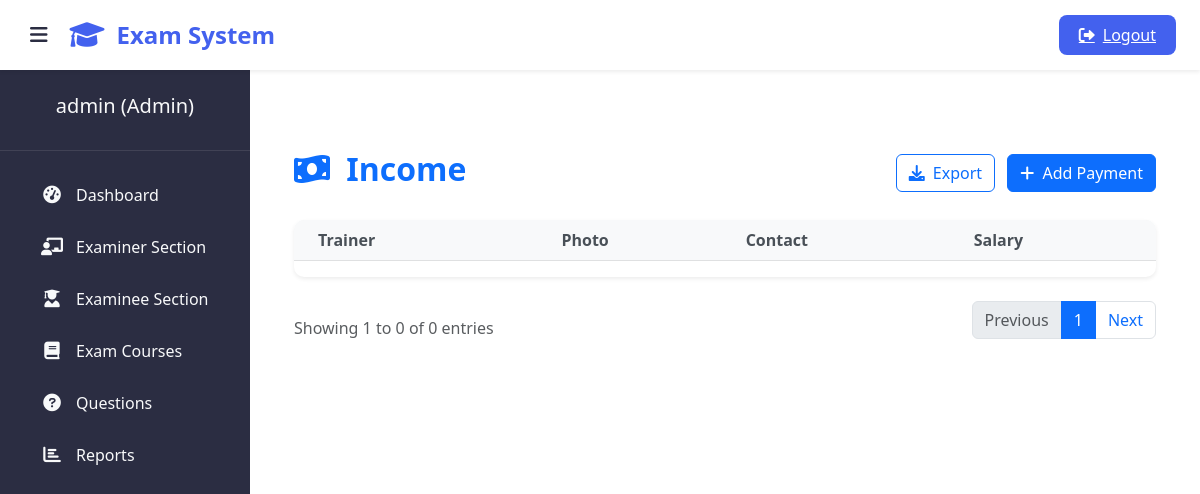
The app's page /admin-view-teacher-salary (signed in), older data.
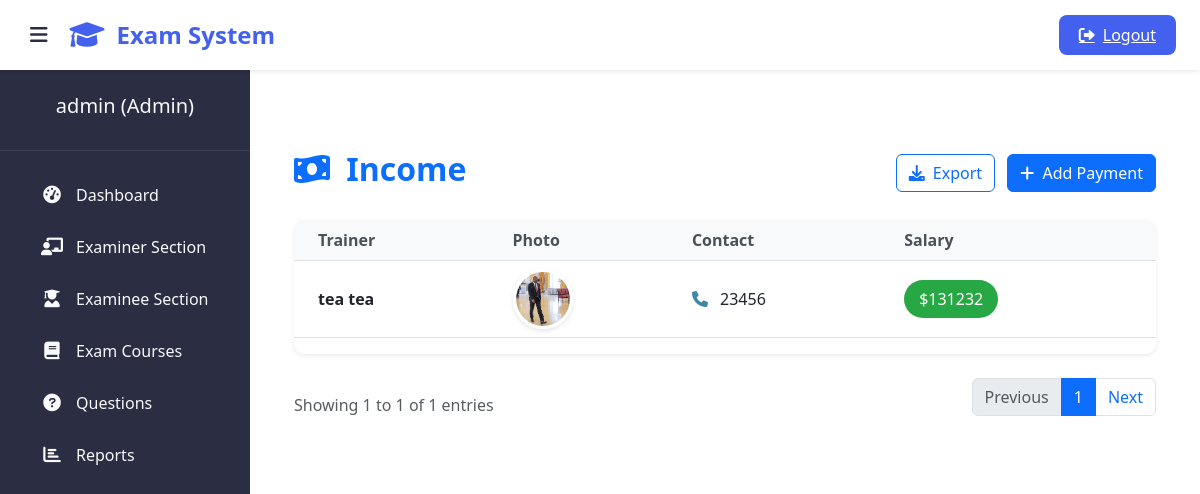
The same page, newer data.
### teacher/models.py (models this page shows, shortened)
class Teacher(models.Model):
    user=models.OneToOneField(User,on_delete=models.CASCADE)
    profile_pic= models.ImageField(upload_to='profile_pic/Teacher/',null=True,blank=True)
    address = models.CharField(max_length=40)
    mobile = models.CharField(max_length=20,null=False)
    status= models.BooleanField(default=False)
    salary=models.PositiveIntegerField(null=True)
    department = models.CharField(max_length=100)
    @property
    def get_name(self):
        return self.user.first_name+" "+self.user.last_name

### exam/views.py (the view)
# urls.py: path('admin-view-teacher-salary', views.admin_view_teacher_salary_view,name='admin-view-teacher-salary'),
@login_required(login_url='adminlogin')
def admin_view_teacher_salary_view(request):
    teachers= TMODEL.Teacher.objects.all().filter(status=True)
    return render(request,'exam/admin_view_teacher_salary.html',{'teachers':teachers})

### templates/exam/admin_view_teacher_salary.html (shortened to what this page needs)
{% extends 'exam/adminbase.html' %}
{% block content %}
{%load static%}
<head>
  <link href="https://cdn.jsdelivr.net/npm/bootstrap@5.3.0/dist/css/bootstrap.min.css" rel="stylesheet">
  <link rel="stylesheet" href="https://cdnjs.cloudflare.com/ajax/libs/font-awesome/6.0.0/css/all.min.css">
</head>
<div class="container py-5">
  <div class="d-flex justify-content-between align-items-center mb-4">
    <h2 class="fw-bold text-primary"><i class="fas fa-money-bill-wave me-2"></i> Income</h2>
    <div>
      <button class="btn btn-outline-primary me-2"><i class="fas fa-download me-1"></i> Export</button>
      <button class="btn btn-primary"><i class="fas fa-plus me-1"></i> Add Payment</button>
    </div>
  </div>
  <div class="table-responsive bg-white shadow-sm rounded-lg">
    <table class="table table-hover align-middle">
      <thead class="table-light">
        <tr>
          <th class="ps-4">Trainer</th>
          <th>Photo</th>
          <th>Contact</th>
          <th>Salary</th>
        </tr>
      </thead>
      <tbody>
        {% for t in teachers %}
        <tr>
          <td class="ps-4 fw-semibold">{{t.get_name}}</td>
          <td>
            <img src="{% static t.profile_pic.url %}" alt="Profile" class="teacher-img">
          </td>
          <td class="contact-info">
            <div><i class="fas fa-phone"></i> {{t.mobile}}</div>
          </td>
          <td>
            <span class="salary-badge text-white">${{t.salary}}</span>
          </td>
        </tr>
        {% endfor %}
      </tbody>
    </table>
  </div>
  <div class="d-flex justify-content-between align-items-center mt-4">
    <div class="text-muted">
      Showing 1 to {{ teachers|length }} of {{ teachers|length }} entries
    </div>
    <nav aria-label="Page navigation">
      <ul class="pagination">
        <li class="page-item disabled">
          <a class="page-link" href="#" tabindex="-1">Previous</a>
        </li>
        <li class="page-item active"><a class="page-link" href="#">1</a></li>
        <li class="page-item">
          <a class="page-link" href="#">Next</a>
        </li>
      </ul>
    </nav>
  </div>
</div>
{% endblock content %}

### templates/exam/adminbase.html (shortened to what this page needs)
<!DOCTYPE html>
{% load static %}
<html lang="en" dir="ltr">
<head>
  <link href="https://cdn.jsdelivr.net/npm/bootstrap@5.3.0/dist/css/bootstrap.min.css" rel="stylesheet">
  <link rel="stylesheet" href="https://cdnjs.cloudflare.com/ajax/libs/font-awesome/6.4.0/css/all.min.css">
</head>
<body>
  <header class="admin-header shadow-sm">
    <button class="sidebar-toggle" id="sidebarToggle">
      <i class="fas fa-bars"></i>
    </button>
    <div class="brand-logo">
      <i class="fas fa-graduation-cap"></i>
      <span>Exam System</span>
    </div>
    <div class="ms-auto">
      <a href="/logout" class="logout-btn">
        <i class="fas fa-sign-out-alt"></i>
        <span>Logout</span>
      </a>
    </div>
  </header>
  <aside class="admin-sidebar">
    <div class="sidebar-profile">
      <h5 class="profile-name">{{user.username}} (Admin) </h5>
    </div>
    <nav class="sidebar-menu">
      <a href="/admin-dashboard" class="menu-item active">
        <i class="fas fa-tachometer-alt"></i>
        <span>Dashboard</span>
      </a>
      <a href="/admin-teacher" class="menu-item">
        <i class="fas fa-chalkboard-teacher"></i>
        <span>Examiner Section</span>
      </a>
      <a href="/admin-student" class="menu-item">
        <i class="fas fa-user-graduate"></i>
        <span>Examinee Section</span>
      </a>
      <a href="/admin-course" class="menu-item">
        <i class="fas fa-book"></i>
        <span>Exam Courses</span>
      </a>
      <a href="/admin-question" class="menu-item">
        <i class="fas fa-question-circle"></i>
        <span>Questions</span>
      </a>
      <a href="/admin-report" class="menu-item">
        <i class="fas fa-chart-bar"></i>
        <span>Reports</span>
      </a>
    </nav>
  </aside>
  <main class="admin-content">
    {% block content %}
    {% endblock content %}
    {% include "exam/footer.html" %}
  </main>
</body>
</html>

### templates/exam/footer.html (shortened to what this page needs)
<!DOCTYPE html>
<html>
<head>
  <link rel="stylesheet" href="https://maxcdn.bootstrapcdn.com/font-awesome/4.7.0/css/font-awesome.min.css">
</head>
</html>

### templates/exam/adminbase.html (style rules this page uses)
:root { --primary-color: #4361ee; --primary-hover: #3a56d4; --sidebar-color: #2b2d42; --sidebar-hover: #3a3d5d; --content-bg: #f8f9fa; --text-light: #f8f9fa; --text-dark: #2b2d42; --border-radius: 8px; --transition: all 0.3s ease; }
body { font-family: 'Segoe UI', system-ui, -apple-system, sans-serif; background-color: var(--content-bg); color: var(--text-dark); overflow-x: hidden; }
.admin-header { background: white; box-shadow: 0 2px 10px rgba(0,0,0,0.1); height: 70px; position: fixed; top: 0; right: 0; left: 0; z-index: 1030; display: flex; align-items: center; padding: 0 1.5rem; }
.brand-logo { font-weight: 700; font-size: 1.5rem; color: var(--primary-color); display: flex; align-items: center; gap: 0.75rem; }
.brand-logo i { font-size: 1.75rem; }
.admin-sidebar { width: 250px; height: 100vh; position: fixed; top: 70px; left: 0; background: var(--sidebar-color); color: var(--text-light); transition: var(--transition); z-index: 1020; overflow-y: auto; }
.sidebar-profile { text-align: center; padding: 1.5rem 1rem; border-bottom: 1px solid rgba(255,255,255,0.1); }
.sidebar-menu { padding: 1rem 0; }
.menu-item { display: flex; align-items: center; padding: 0.75rem 1.5rem; color: var(--text-light); text-decoration: none; transition: var(--transition); margin: 0.25rem 1rem; border-radius: var(--border-radius); }
.menu-item i { width: 24px; text-align: center; margin-right: 0.75rem; font-size: 1.1rem; }
.admin-content { margin-left: 250px; margin-top: 70px; padding: 2rem; min-height: calc(100vh - 70px); transition: var(--transition); }
.logout-btn { background: var(--primary-color); color: white; border: none; padding: 0.5rem 1.25rem; border-radius: var(--border-radius); font-weight: 500; transition: var(--transition); display: flex; align-items: center; gap: 0.5rem; }
.sidebar-toggle { background: none; border: none; color: var(--text-dark); font-size: 1.25rem; cursor: pointer; margin-right: 1rem; }

### templates/exam/admin_view_teacher_salary.html (style rules this page uses)
.teacher-img { width: 60px; height: 60px; object-fit: cover; border-radius: 50%; border: 3px solid #fff; box-shadow: 0 2px 5px rgba(0,0,0,0.1); }
.salary-badge { background-color: #28a745; font-size: 1rem; padding: 8px 15px; border-radius: 20px; }
.contact-info { color: #6c757d; }
.contact-info i { color: #3f87a6; margin-right: 8px; }
.table-responsive { border-radius: 10px; overflow: hidden; }
.table thead { background-color: #f8f9fa; }
.table th { border-top: none; font-weight: 600; color: #495057; }
.table td { vertical-align: middle; }

Row changes from the older to the newer data that the page shows:
added Teacher: get_name "tea tea", profile_pic (picture), mobile "23456", salary "131232"
Text that changed along with them:
{{ teachers|length }}: "0" → "1"
